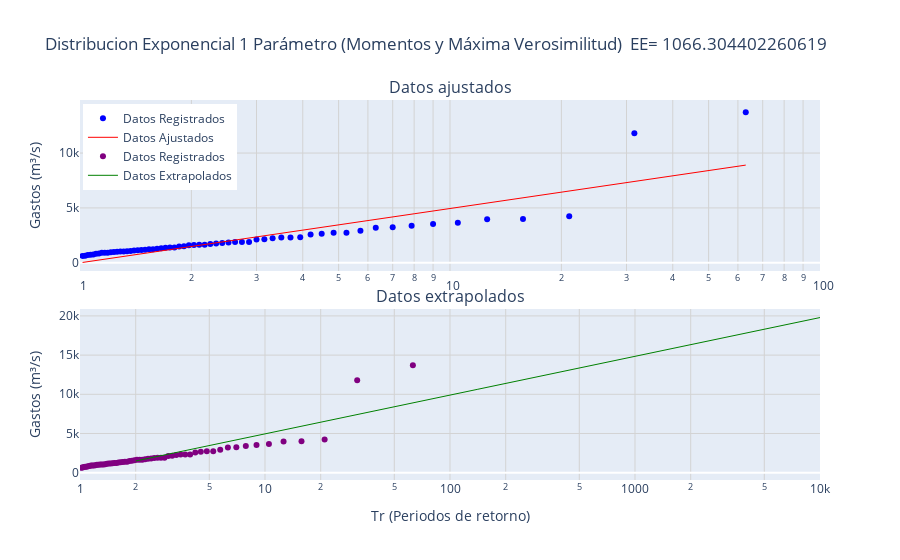

Here is the notebook cell this chart was saved with:
### Code cell
# Crear subplots
fig = make_subplots(rows=2, 
                    cols=1, 
                    shared_xaxes=False, 
                    vertical_spacing=0.1, 
                    subplot_titles=("Datos ajustados", "Datos extrapolados"))

# Gráfico 1: Datos Registrados (Scatter) y Datos Ajustados (Línea)
fig.add_trace(go.Scatter(x=tR, y=dReg, 
                         mode='markers', 
                         name='Datos Registrados', 
                         marker=dict(color='blue')), 
              row=1, col=1)
fig.add_trace(go.Scatter(x=tR, 
                         y=dAjust, 
                         mode='lines', 
                         name='Datos Ajustados', 
                         line=dict(color='red', width=1)), 
              row=1, col=1)

fig.add_trace(go.Scatter(x=tR, 
                         y=dReg, mode='markers', 
                         name='Datos Registrados', 
                         marker=dict(color='purple')), 
              row=2, col=1)
fig.add_trace(go.Scatter(x=dTrExtrap, 
                         y=dExtrap, mode='lines', 
                         name='Datos Extrapolados', 
                         line=dict(color='green', 
                         width=1)), 
              row=2, col=1)

# Configurar el layout
fig.update_layout(
    title_text=titulo,
    #xaxis_type="log",  # Eje x semilogarítmico
    #yaxis_title="Gastos (m³/s)",
    showlegend=True,
    legend=dict(x=0.004, y=0.99)
)
'''
# Añadir una leyenda personalizada como anotación para el gráfico 1
fig.add_annotation(
    xref="paper", yref="paper",
    x=0.05, y=0.99, showarrow=False,
    text="Gráfico 1: Datos Registrados y Ajustados",
    font=dict(size=12, color="black")
)

# Añadir una leyenda personalizada como anotación para el gráfico 2
fig.add_annotation(
    xref="paper", yref="paper",
    x=0.05, y=0.40, showarrow=False,
    text="Gráfico 2: Datos Registrados y Extrapolados",
    font=dict(size=12, color="black")
)
'''
# Configurar ambos ejes x como logarítmicos
fig.update_xaxes(type="log", 
                 range=[0, 2], 
                 showgrid=True, 
                 gridcolor='lightgray', 
                 row=1, col=1)  # Eje x de la primera fila
fig.update_xaxes(type="log", 
                 range=[0, 4], 
                 title="Tr (Periodos de retorno)", 
                 showgrid=True, 
                 gridcolor='lightgray', 
                 row=2, col=1)  # Eje x de la segunda fila
fig.update_yaxes(title_text="Gastos (m³/s)", 
                 showgrid=True, 
                 gridcolor='lightgray', 
                 row=1, col=1)
fig.update_yaxes(title_text="Gastos (m³/s)", 
                 showgrid=True, 
                 gridcolor='lightgray', 
                 row=2, col=1)

# Mostrar el gráfico
fig.show()
#fig.write_html(r'C:\Users\sear2\Music\analisis_frecuencias\Analisis_de_Frecuencias\salidas\grafico_plotly_exp_1p.html')

fig.write_html('salidas_notebooks/exponencial_1p.html')

### Figure 1 — Plotly figure (JSON) as saved in the notebook; plotly's stock layout.template omitted (floating-point values rounded to 4 significant figures)
{"data": [{"marker": {"color": "blue"}, "mode": "markers", "name": "Datos Registrados", "type": "scatter", "x": [63, 31.5, 21, 15.75, 12.6, 10.5, 9, 7.875, 7, 6.3, 5.727, 5.25, 4.846, 4.5, 4.2, 3.938, 3.706, 3.5, 3.316, 3.15, 3, 2.864, 2.739, 2.625, 2.52, 2.423, 2.333, 2.25, 2.172, 2.1, 2.032, 1.969, 1.909, 1.853, 1.8, 1.75, 1.703, 1.658, 1.615, 1.575, 1.537, 1.5, 1.465, 1.432, 1.4, 1.37, 1.34, 1.312, 1.286, 1.26, 1.235, 1.212, 1.189, 1.167, 1.145, 1.125, 1.105, 1.086, 1.068, 1.05, 1.033, 1.016], "xaxis": "x", "y": [13713, 11800, 4235, 3992, 3979, 3662, 3533, 3388, 3245, 3205, 2917, 2747, 2734, 2654, 2583, 2319, 2311, 2310, 2248, 2150, 2133, 1899, 1899, 1894, 1861, 1797, 1771, 1716, 1652, 1640, 1631, 1598, 1507, 1494, 1397, 1395, 1371, 1332, 1288, 1244, 1232, 1202, 1173, 1157, 1131, 1087, 1049, 1030, 1030, 1014, 995, 954, 925, 922, 907, 852, 832, 751, 743, 720, 652, 632], "yaxis": "y"}, {"line": {"color": "red", "width": 1}, "mode": "lines", "name": "Datos Ajustados", "type": "scatter", "x": [63, 31.5, 21, 15.75, 12.6, 10.5, 9, 7.875, 7, 6.3, 5.727, 5.25, 4.846, 4.5, 4.2, 3.938, 3.706, 3.5, 3.316, 3.15, 3, 2.864, 2.739, 2.625, 2.52, 2.423, 2.333, 2.25, 2.172, 2.1, 2.032, 1.969, 1.909, 1.853, 1.8, 1.75, 1.703, 1.658, 1.615, 1.575, 1.537, 1.5, 1.465, 1.432, 1.4, 1.37, 1.34, 1.312, 1.286, 1.26, 1.235, 1.212, 1.189, 1.167, 1.145, 1.125, 1.105, 1.086, 1.068, 1.05, 1.033, 1.016], "xaxis": "x", "y": [8903.0, 7414.0, 6542.0, 5924.0, 5445.0, 5053.0, 4722.0, 4435.0, 4182.0, 3955.0, 3750.0, 3563.0, 3391.0, 3232.0, 3084.0, 2945.0, 2815.0, 2692.0, 2576.0, 2466.0, 2361.0, 2261.0, 2165.0, 2074.0, 1986.0, 1902.0, 1821.0, 1743.0, 1667.0, 1594.0, 1524.0, 1456.0, 1390.0, 1325.0, 1263.0, 1203.0, 1144.0, 1086.0, 1031.0, 976.2, 923.1, 871.3, 820.8, 771.3, 723.1, 675.8, 629.6, 584.4, 540.1, 496.6, 454.1, 412.4, 371.4, 331.3, 291.8, 253.1, 215.1, 177.7, 141.0, 104.8, 69.33, 34.38], "yaxis": "y"}, {"marker": {"color": "purple"}, "mode": "markers", "name": "Datos Registrados", "type": "scatter", "x": [63, 31.5, 21, 15.75, 12.6, 10.5, 9, 7.875, 7, 6.3, 5.727, 5.25, 4.846, 4.5, 4.2, 3.938, 3.706, 3.5, 3.316, 3.15, 3, 2.864, 2.739, 2.625, 2.52, 2.423, 2.333, 2.25, 2.172, 2.1, 2.032, 1.969, 1.909, 1.853, 1.8, 1.75, 1.703, 1.658, 1.615, 1.575, 1.537, 1.5, 1.465, 1.432, 1.4, 1.37, 1.34, 1.312, 1.286, 1.26, 1.235, 1.212, 1.189, 1.167, 1.145, 1.125, 1.105, 1.086, 1.068, 1.05, 1.033, 1.016], "xaxis": "x2", "y": [13713, 11800, 4235, 3992, 3979, 3662, 3533, 3388, 3245, 3205, 2917, 2747, 2734, 2654, 2583, 2319, 2311, 2310, 2248, 2150, 2133, 1899, 1899, 1894, 1861, 1797, 1771, 1716, 1652, 1640, 1631, 1598, 1507, 1494, 1397, 1395, 1371, 1332, 1288, 1244, 1232, 1202, 1173, 1157, 1131, 1087, 1049, 1030, 1030, 1014, 995, 954, 925, 922, 907, 852, 832, 751, 743, 720, 652, 632], "yaxis": "y2"}, {"line": {"color": "green", "width": 1}, "mode": "lines", "name": "Datos Extrapolados", "type": "scatter", "x": [2, 5, 10, 20, 50, 100, 200, 500, 1000, 2000, 5000, 10000], "xaxis": "x2", "y": [1490.0, 3459.0, 4948.0, 6438.0, 8407.0, 9896.0, 11390.0, 13350.0, 14840.0, 16330.0, 18300.0, 19790.0], "yaxis": "y2"}], "layout": {"annotations": [{"font": {"size": 16}, "showarrow": false, "text": "Datos ajustados", "x": 0.5, "xanchor": "center", "xref": "paper", "y": 1, "yanchor": "bottom", "yref": "paper"}, {"font": {"size": 16}, "showarrow": false, "text": "Datos extrapolados", "x": 0.5, "xanchor": "center", "xref": "paper", "y": 0.45, "yanchor": "bottom", "yref": "paper"}], "legend": {"x": 0.004, "y": 0.99}, "showlegend": true, "title": {"text": "Distribucion Exponencial 1 Parámetro (Momentos y Máxima Verosimilitud)\n EE= 1066.304402260619"}, "xaxis": {"anchor": "y", "domain": [0, 1], "gridcolor": "lightgray", "range": [0, 2], "showgrid": true, "type": "log"}, "xaxis2": {"anchor": "y2", "domain": [0, 1], "gridcolor": "lightgray", "range": [0, 4], "showgrid": true, "title": {"text": "Tr (Periodos de retorno)"}, "type": "log"}, "yaxis": {"anchor": "x", "domain": [0.55, 1], "gridcolor": "lightgray", "showgrid": true, "title": {"text": "Gastos (m³/s)"}}, "yaxis2": {"anchor": "x2", "domain": [0, 0.45], "gridcolor": "lightgray", "showgrid": true, "title": {"text": "Gastos (m³/s)"}}}}
